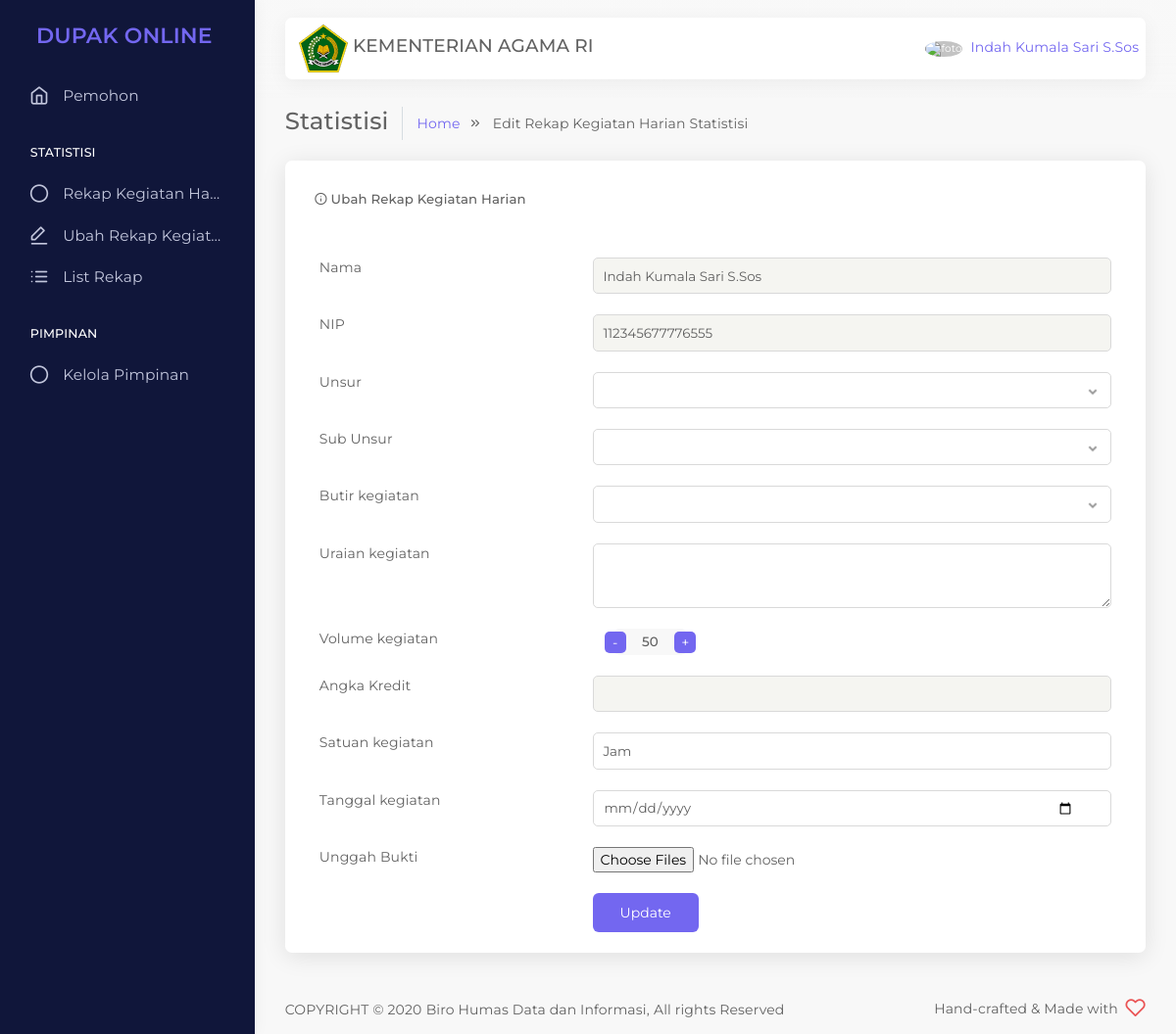
The app's page /statistisi/edit-rekap-kegiatan.php (signed in) with its own data.
### tables this page shows
CREATE TABLE `pengguna` (
  `id_pengguna` int(100) NOT NULL,
  `nama` varchar(100) NOT NULL,
  `nip` varchar(225) NOT NULL,
  `password` varchar(255) NOT NULL,
  `email` varchar(255) NOT NULL,
  `alamat` varchar(255) NOT NULL,
  `no_seri_kapreg` varchar(1000) NOT NULL,
  `tempat_tanggal_lahir` varchar(100) NOT NULL,
  `tgl_lahir` date NOT NULL,
  `jenis_kelamin` varchar(100) NOT NULL,
  `pendidikan` varchar(100) NOT NULL,
  `pangkat` varchar(100) NOT NULL,
  `jabatan` enum('Statistisi Muda','Statistisi Madya') NOT NULL,
  `masa_kerja` varchar(100) NOT NULL,
  `unit_kerja` varchar(100) NOT NULL,
  `role` enum('Admin','Statistisi','Penilai') NOT NULL
);

CREATE TABLE `rekap_harian` (
  `id_rekap` int(11) NOT NULL,
  `nama` varchar(255) NOT NULL,
  `nip` varchar(255) NOT NULL,
  `unsur` varchar(255) NOT NULL,
  `sub_unsur` varchar(255) NOT NULL,
  `butir_kegiatan` varchar(255) NOT NULL,
  `uraian_kegiatan` varchar(100) NOT NULL,
  `satuan_hasil` varchar(100) NOT NULL,
  `angka_kredit` varchar(255) NOT NULL,
  `volume_kegiatan` varchar(255) NOT NULL,
  `jumlah_kredit` varchar(255) NOT NULL,
  `total_nilai` varchar(255) NOT NULL,
  `tanggal` date NOT NULL,
  `unggah_bukti` varchar(255) NOT NULL,
  `status` enum('Belum Dinilai','Sedang Dinilai','Selesai Dinilai') NOT NULL
);

### statistisi/edit-rekap-kegiatan.php (the view, shortened to what the rows shown need)
<?php
include('../session_co.php');
include_once("../config.php");
    ?>
<?php
$id_rekap = isset($_GET['id_rekap']) ? $_GET['id_rekap'] : null;
$result = mysqli_query($mysqli, "SELECT * FROM rekap_harian WHERE id_rekap LIKE '%".$id_rekap."%'");
while($user_data = mysqli_fetch_array($result))
{
    $unsur = $user_data['unsur'];
    $sub_unsur = $user_data['sub_unsur'];
    $butir_kegiatan = $user_data['butir_kegiatan'];
    $uraian_kegiatan = $user_data['uraian_kegiatan'];
    $satuan_hasil = $user_data['satuan_hasil'];
}
?>
<!DOCTYPE html>
<html class="loading" lang="en" data-textdirection="ltr">
<head>
    <link rel="stylesheet" type="text/css" href="../app-assets/vendors/css/vendors.min.css">
    <link rel="stylesheet" type="text/css" href="../app-assets/vendors/css/extensions/toastr.css">
    <link rel="stylesheet" type="text/css" href="../app-assets/vendors/css/forms/spinner/jquery.bootstrap-touchspin.css">
    <link rel="stylesheet" type="text/css" href="../app-assets/css/bootstrap.css">
    <link rel="stylesheet" type="text/css" href="../app-assets/css/bootstrap-extended.css">
    <link rel="stylesheet" type="text/css" href="../app-assets/css/colors.css">
    <link rel="stylesheet" type="text/css" href="../app-assets/css/components.css">
    <link rel="stylesheet" type="text/css" href="../app-assets/css/themes/dark-layout.css">
    <link rel="stylesheet" type="text/css" href="../app-assets/css/themes/semi-dark-layout.css">
    <link rel="stylesheet" type="text/css" href="../app-assets/css/core/menu/menu-types/vertical-menu.css">
    <link rel="stylesheet" type="text/css" href="../app-assets/css/core/colors/palette-gradient.css">
    <link rel="stylesheet" type="text/css" href="../app-assets/css/pages/app-user.css">
    <link rel="stylesheet" type="text/css" href="../app-assets/css/plugins/extensions/toastr.css">
    <link rel="stylesheet" type="text/css" href="../assets/css/style.css">
</head>
<body class="vertical-layout vertical-menu-modern semi-dark-layout 2-columns  navbar-floating footer-static  " data-open="click" data-menu="vertical-menu-modern" data-col="2-columns" data-layout="semi-dark-layout">
    <nav class="header-navbar navbar-expand-lg navbar navbar-with-menu floating-nav navbar-light navbar-shadow">
        <div class="navbar-wrapper">
            <div class="navbar-container content">
                <div class="navbar-collapse" id="navbar-mobile">
                        <a class="dropdown-toggle nav-link dropdown-user-link section_userinfo" href="#" data-toggle="dropdown">
                            <span class="avatar avatar-online">
                            <img src="https://sso.undip.ac.id/assets/app/images/user.png" style="max-width: 45px;" alt="foto"><i></i></span>
                            <span class="user-name" style="margin-bottom: 1rem;" >  <?php echo $login_session; ?></span></a>
                </div>
            </div>
        </div>
    </nav>
    <div class="main-menu menu-fixed menu-dark menu-accordion menu-shadow" data-scroll-to-active="true">
        <div class="navbar-header">
            <ul class="nav navbar-nav flex-row">
            <li class="nav-item mr-auto"><a class="navbar-brand" href="app-user-view.php">
                        <h2 class="brand-text mb-0">DUPAK ONLINE</h2>
                    </a></li>
            </ul>
        </div>
        </div>
    <div class="app-content content">
        <div class="content-wrapper">
            <div class="content-header row">
                <div class="content-header-left col-md-9 col-12 mb-2">
                    <div class="row breadcrumbs-top">
                        <div class="col-12">
                            <h2 class="content-header-title float-left mb-0">Statistisi</h2>
                        </div>
                    </div>
                </div>
            </div>
            <div class="content-body">
                <section id="basic-input" >
                    <div class="row">
                        <div class="col-md-12">
                            <div class="card">
                                <div class="card-content">
                                    <div class="card-body">
                                    <form class="form form-horizontal"  action="" method="POST"  name="form3" enctype="multipart/form-data">
                                                    <div class="col-12">
                                                        <div class="form-group row">
                                                            <div class="col-md">
                                                                <div class="position-relative">
                                                                <input class="form-control" readonly name="nama" value="<?php echo $login_session; ?>"> </input>
                                                                </div>
                                                            </div>
                                                        </div>
                                                    </div>
                                                    <div class="col-12">
                                                        <div class="form-group row">
                                                            <div class="col-md">
                                                                <div class="position-relative">
                                                                <input class="form-control" readonly onkeypress="validate(event)" id="nip" min="0" maxlength="19" type="number" class="form-control" name="nip" value="<?php echo $login_session2; ?>"> </input>
                                                                </div>
                                                            </div>
                                                        </div>
                                                    </div>
                                                    <div class="col-12">
                                                        <div class="form-group row">
                                                            <div class="col-md-8">
                                                            <select class="form-control" id="data_unsur" name="unsur"  value="<?php echo $unsur;?>" required autofocus>
                                                                <option value=""> </option>
                                                            </select>
                                                        </div>
                                                    </div>
                                                    </div>
                                                    <div class="col-12">
                                                        <div class="form-group row">
                                                            <div class="col-md-8">
                                                            <select class="form-control" id="data_subunsur" name="sub_unsur" value="<?php echo $sub_unsur;?>" required autofocus>
                                                                <option value=""></option>
                                                            </select>
                                                            </div>
                                                        </div>
                                                    </div>
                                                    <div class="col-12">
                                                        <div class="form-group row">
                                                            <div class="col-md-8">
                                                            <select class="custom-select form-control" name="butir_kegiatan" onchange='changeValue(this.value)' id="data_butir"  value="<?php echo $butir_kegiatan;?>">
                                                            <option value=""></option>
                                                            <?php
                                                                $result = mysqli_query($mysqli, "select * from data_butir");
                                                                while ($row = mysqli_fetch_array($result)) {
                                                                echo '<option name="butir_kegiatan"  value="' . $row['butir_kegiatan'] . '">' . $row['butir_kegiatan'] . '</option>';
                                                                }
                                                                ?>
                                                            </select>
                                                        </div>
                                                    </div>
                                                    </div>
                                                    <div class="col-12">
                                                        <div class="form-group row">
                                                            <div class="col-md">
                                                                <div class="position-relative">
                                                                <textarea class="form-control" type="text" name="uraian_kegiatan"  value="<?php echo $uraian_kegiatan;?>"></textarea>
                                                                </div>
                                                            </div>
                                                        </div>
                                                    </div>
                                                    <div class="col-12">
                                                        <div class="form-group row">
                                                            <div class="col-md-8">
                                                                <div class="position-relative">
                                                                    <input type="text" id="pass-icon" class="form-control" name="satuan_hasil"  value="<?php echo $satuan_hasil;?>" required autofocus>
                                                                </div>
                                                            </div>
                                                        </div>
                                                    </div>
                                                </div>
                                            </div>
                                </div>
                            </div>
                        </div>
                    </div>
            </div>
        </div>
</body>
</html>

### records on screen
pengguna: nama "Indah Kumala Sari S.Sos", nip "112345677776555"
rekap_harian: satuan_hasil "Jam"
